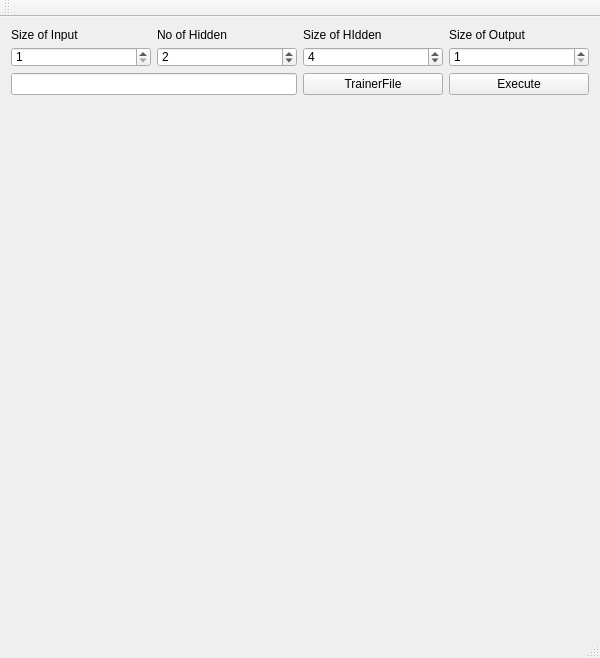
<?xml version="1.0" encoding="UTF-8"?>
<ui version="4.0">
 <class>MultiUnfoldClass</class>
 <widget class="QMainWindow" name="MultiUnfoldClass">
  <property name="geometry">
   <rect>
    <x>0</x>
    <y>0</y>
    <width>600</width>
    <height>658</height>
   </rect>
  </property>
  <property name="windowTitle">
   <string>MultiUnfold</string>
  </property>
  <widget class="QWidget" name="centralWidget">
   <layout class="QGridLayout" name="gridLayout">
    <item row="0" column="0">
     <widget class="QLabel" name="label">
      <property name="minimumSize">
       <size>
        <width>0</width>
        <height>13</height>
       </size>
      </property>
      <property name="maximumSize">
       <size>
        <width>16777215</width>
        <height>13</height>
       </size>
      </property>
      <property name="text">
       <string>Size of Input</string>
      </property>
     </widget>
    </item>
    <item row="0" column="1">
     <widget class="QLabel" name="label_2">
      <property name="minimumSize">
       <size>
        <width>0</width>
        <height>13</height>
       </size>
      </property>
      <property name="maximumSize">
       <size>
        <width>16777215</width>
        <height>13</height>
       </size>
      </property>
      <property name="text">
       <string>No of Hidden</string>
      </property>
     </widget>
    </item>
    <item row="0" column="2">
     <widget class="QLabel" name="label_3">
      <property name="minimumSize">
       <size>
        <width>0</width>
        <height>13</height>
       </size>
      </property>
      <property name="maximumSize">
       <size>
        <width>16777215</width>
        <height>13</height>
       </size>
      </property>
      <property name="text">
       <string>Size of HIdden</string>
      </property>
     </widget>
    </item>
    <item row="0" column="3">
     <widget class="QLabel" name="label_4">
      <property name="minimumSize">
       <size>
        <width>0</width>
        <height>13</height>
       </size>
      </property>
      <property name="maximumSize">
       <size>
        <width>16777215</width>
        <height>13</height>
       </size>
      </property>
      <property name="text">
       <string>Size of Output</string>
      </property>
     </widget>
    </item>
    <item row="1" column="0">
     <widget class="QSpinBox" name="spnInput">
      <property name="maximumSize">
       <size>
        <width>16777215</width>
        <height>20</height>
       </size>
      </property>
      <property name="minimum">
       <number>1</number>
      </property>
      <property name="maximum">
       <number>5</number>
      </property>
     </widget>
    </item>
    <item row="1" column="1">
     <widget class="QSpinBox" name="spnNHiden">
      <property name="maximumSize">
       <size>
        <width>16777215</width>
        <height>20</height>
       </size>
      </property>
      <property name="minimum">
       <number>1</number>
      </property>
      <property name="maximum">
       <number>5</number>
      </property>
      <property name="singleStep">
       <number>1</number>
      </property>
      <property name="value">
       <number>2</number>
      </property>
     </widget>
    </item>
    <item row="1" column="2">
     <widget class="QSpinBox" name="spnSHiden">
      <property name="maximumSize">
       <size>
        <width>16777215</width>
        <height>20</height>
       </size>
      </property>
      <property name="minimum">
       <number>1</number>
      </property>
      <property name="maximum">
       <number>20</number>
      </property>
      <property name="value">
       <number>4</number>
      </property>
     </widget>
    </item>
    <item row="1" column="3">
     <widget class="QSpinBox" name="spnOutput">
      <property name="maximumSize">
       <size>
        <width>16777215</width>
        <height>20</height>
       </size>
      </property>
      <property name="minimum">
       <number>1</number>
      </property>
      <property name="maximum">
       <number>20</number>
      </property>
      <property name="value">
       <number>1</number>
      </property>
     </widget>
    </item>
    <item row="2" column="0" colspan="2">
     <widget class="QLineEdit" name="lineEdit"/>
    </item>
    <item row="2" column="2">
     <widget class="QPushButton" name="pbTrain">
      <property name="text">
       <string>TrainerFile</string>
      </property>
     </widget>
    </item>
    <item row="2" column="3">
     <widget class="QPushButton" name="pbExecute">
      <property name="text">
       <string>Execute</string>
      </property>
     </widget>
    </item>
    <item row="3" column="0" colspan="4">
     <widget class="QCustomPlot" name="qcpOutput" native="true"/>
    </item>
    <item row="4" column="0" colspan="4">
     <widget class="QCustomPlot" name="qcpError" native="true"/>
    </item>
   </layout>
  </widget>
  <widget class="QMenuBar" name="menuBar">
   <property name="geometry">
    <rect>
     <x>0</x>
     <y>0</y>
     <width>600</width>
     <height>21</height>
    </rect>
   </property>
  </widget>
  <widget class="QToolBar" name="mainToolBar">
   <attribute name="toolBarArea">
    <enum>TopToolBarArea</enum>
   </attribute>
   <attribute name="toolBarBreak">
    <bool>false</bool>
   </attribute>
  </widget>
  <widget class="QStatusBar" name="statusBar"/>
 </widget>
 <layoutdefault spacing="6" margin="11"/>
 <customwidgets>
  <customwidget>
   <class>QCustomPlot</class>
   <extends>QWidget</extends>
   <header location="global">qcustomplot.h</header>
   <container>1</container>
  </customwidget>
 </customwidgets>
 <resources>
  <include location="multiunfold.qrc"/>
 </resources>
 <connections/>
</ui>
